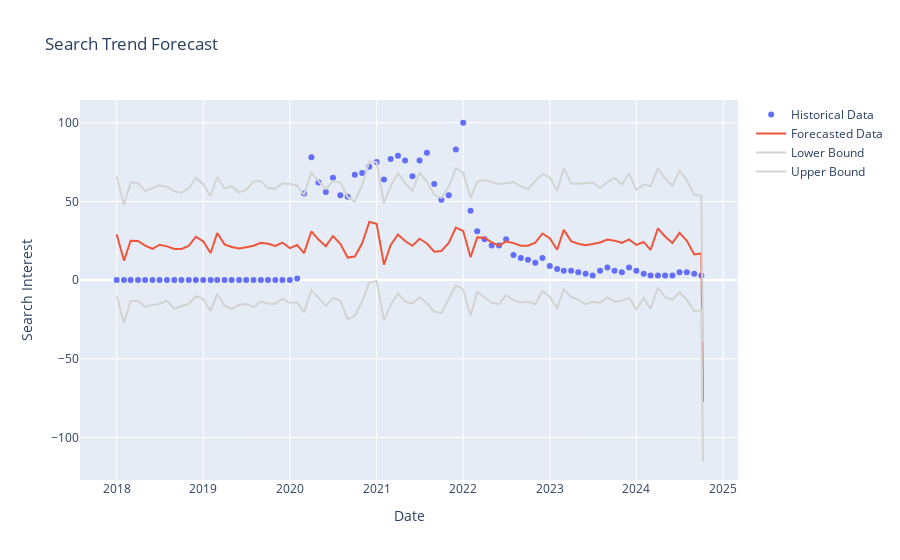
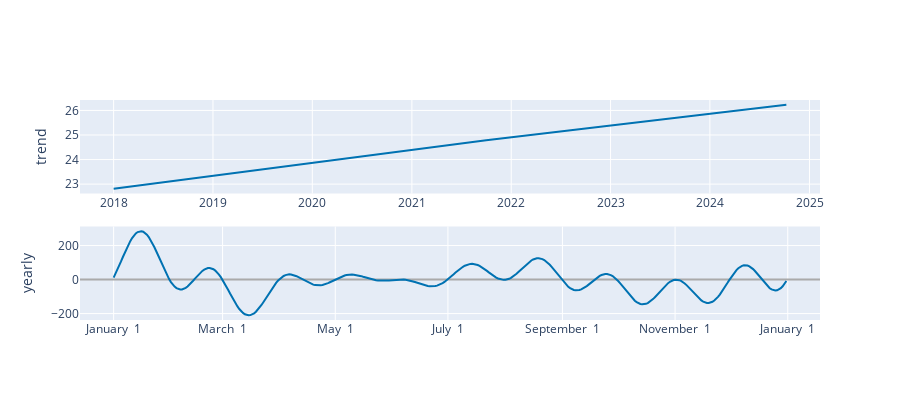

Notebook source saved alongside these figures, in order:
### Markdown cell above
## Search Trend Forecasting using Google Trends and Prophet

### Code cell
from pytrends.request import TrendReq  # Library for accessing Google Trends data
import pandas as pd  # Library for data manipulation and analysis
from prophet import Prophet  # Library for time-series forecasting
import plotly.graph_objects as go  # Library for interactive plots
from prophet.plot import plot_components_plotly  # Library for plotting components with Plotly
from sklearn.metrics import mean_squared_error, mean_absolute_error  # Metrics for model evaluation

# --- Fetching Data ---
def fetch_search_data(keyword, start_date, end_date):
    """Fetches search trend data from Google Trends for the specified keyword and date range."""
    try:
        pytrends = TrendReq(hl='en-US', tz=360)
        pytrends.build_payload([keyword], timeframe=f'{start_date} {end_date}')
        data = pytrends.interest_over_time()
        if data.empty:
            raise ValueError("No data found for the given parameters.")
        return data
    except Exception as e:
        print(f"Error fetching data: {e}")
        return pd.DataFrame()

# --- Preprocessing Data ---
def preprocess_data(data, keyword):
    """Prepares the data for model training by renaming columns and filling missing values."""
    data = data.reset_index()
    data.rename(columns={'date': 'ds', keyword: 'y'}, inplace=True)
    data['y'] = data['y'].ffill()  # Forward fill missing values
    data = data.infer_objects()  # Ensure correct data types
    return data

# --- Saving Data ---
def save_data_to_csv(data, filename="search_data.csv"):
    """Saves the preprocessed data to a CSV file."""
    try:
        data.to_csv(filename, index=False)
        print(f"Data saved successfully as {filename}")
    except Exception as e:
        print(f"Error saving data: {e}")

# --- Model Training ---
def train_model(data):
    """Trains the Prophet model using the provided data."""
    model = Prophet()
    model.fit(data)
    return model

# --- Forecasting Future Data ---
def forecast_future(model, periods=30):
    """Generates future forecast for the specified number of periods."""
    future = model.make_future_dataframe(periods=periods)
    forecast = model.predict(future)
    return forecast

# --- Calculating Accuracy ---
def calculate_accuracy(historical_data, forecast):
    """
    Calculate MSE and MAE for the forecasted vs actual data.
    """
    # Align forecast with historical data
    merged = pd.merge(historical_data, forecast[['ds', 'yhat']], on='ds', how='inner')
    mse = mean_squared_error(merged['y'], merged['yhat'])
    mae = mean_absolute_error(merged['y'], merged['yhat'])
    return mse, mae

# --- Plotting Forecast ---
def plot_forecast_interactive(forecast, historical_data):
    """Creates an interactive plot of the forecasted and historical data."""
    fig = go.Figure()
    fig.add_trace(go.Scatter(x=historical_data['ds'], y=historical_data['y'], mode='markers', name='Historical Data'))
    fig.add_trace(go.Scatter(x=forecast['ds'], y=forecast['yhat'], mode='lines', name='Forecasted Data'))
    fig.add_trace(go.Scatter(x=forecast['ds'], y=forecast['yhat_lower'], mode='lines', line=dict(color='lightgray'), name='Lower Bound'))
    fig.add_trace(go.Scatter(x=forecast['ds'], y=forecast['yhat_upper'], mode='lines', line=dict(color='lightgray'), name='Upper Bound'))
    fig.update_layout(
        title='Search Trend Forecast',
        xaxis_title='Date',
        yaxis_title='Search Interest',
        showlegend=True
    )
    fig.show()

# --- Plotting Components ---
def plot_components_interactive(model, forecast):
    """Plots the components of the forecast using Prophet's Plotly integration."""
    fig = plot_components_plotly(model, forecast)
    fig.show()

# --- Main Execution ---
def main():
    """Main function to execute the Google Trends forecast analysis."""
    try:
        keyword = input("Enter the keyword to analyze: ")
        start_date = input("Enter the start date (YYYY-MM-DD): ")
        end_date = input("Enter the end date (YYYY-MM-DD): ")
        forecast_period = int(input("Enter the number of days to forecast: "))

        # Fetch and preprocess data
        data = fetch_search_data(keyword, start_date, end_date)
        if data.empty:
            print("No data available. Exiting.")
            return
        preprocessed_data = preprocess_data(data, keyword)
        
        # Save the preprocessed data to a CSV file
        save_data_to_csv(preprocessed_data, "search_data.csv")

        # Train the model and forecast future values
        model = train_model(preprocessed_data)
        forecast = forecast_future(model, periods=forecast_period)

        # Plot the forecast and components interactively
        plot_forecast_interactive(forecast, preprocessed_data)
        plot_components_interactive(model, forecast)

        # Calculate and print evaluation metrics
        mse, mae = calculate_accuracy(preprocessed_data, forecast)
        print(f"Model Evaluation:\nMSE: {mse:.2f}\nMAE: {mae:.2f}")

        # Print the last few forecasted values
        print(forecast[['ds', 'yhat', 'yhat_lower', 'yhat_upper']].tail(30))

    except Exception as e:
        print(f"An error occurred: {e}")

if __name__ == "__main__":
    main()
